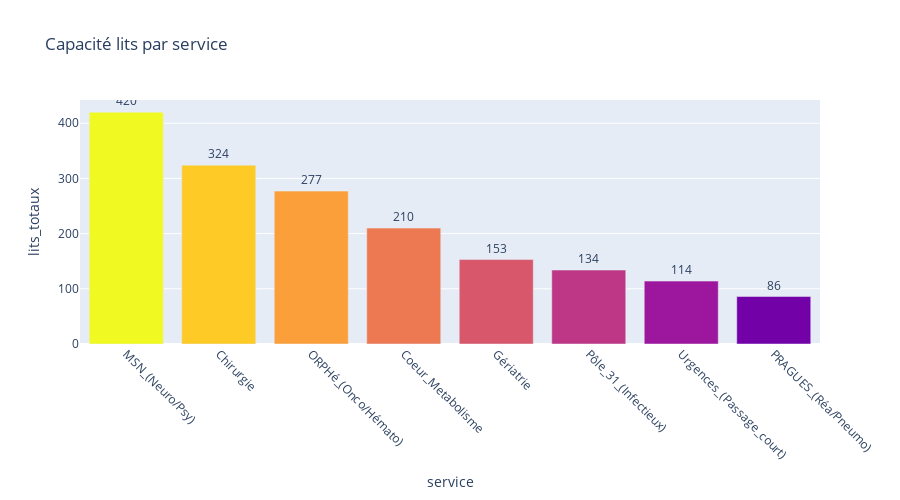

The cell this chart's notebook holds for it:
### Code cell
import plotly.express as px
import plotly.graph_objects as go
from plotly.subplots import make_subplots
import pandas as pd
import numpy as np

# ===== 1. RÉPARTITION LITS PAR SERVICE (Hover interactif) =====
lits_service = df_lits.groupby('service')['lits_totaux'].first().sort_values(ascending=False).reset_index()

fig1 = px.bar(lits_service, x='service', y='lits_totaux', 
              title="Capacité lits par service",
              text='lits_totaux', color='service',
              color_discrete_sequence=px.colors.sequential.Plasma_r)
fig1.update_traces(texttemplate='%{text:,}', textposition='outside')
fig1.update_layout(xaxis_tickangle=45, height=500, showlegend=False)
fig1.show()

### Figure 1 — Plotly figure (JSON) as saved in the notebook; plotly's stock layout.template omitted (floating-point values rounded to 4 significant figures)
{"data": [{"hovertemplate": "service=%{x}<br>lits_totaux=%{text}<extra></extra>", "legendgroup": "MSN_(Neuro/Psy)", "marker": {"color": "#f0f921", "pattern": {"shape": ""}}, "name": "MSN_(Neuro/Psy)", "orientation": "v", "showlegend": true, "text": [420.0], "textposition": "outside", "texttemplate": "%{text:,}", "type": "bar", "x": ["MSN_(Neuro/Psy)"], "xaxis": "x", "y": [420], "yaxis": "y"}, {"hovertemplate": "service=%{x}<br>lits_totaux=%{text}<extra></extra>", "legendgroup": "Chirurgie", "marker": {"color": "#fdca26", "pattern": {"shape": ""}}, "name": "Chirurgie", "orientation": "v", "showlegend": true, "text": [324.0], "textposition": "outside", "texttemplate": "%{text:,}", "type": "bar", "x": ["Chirurgie"], "xaxis": "x", "y": [324], "yaxis": "y"}, {"hovertemplate": "service=%{x}<br>lits_totaux=%{text}<extra></extra>", "legendgroup": "ORPHé_(Onco/Hémato)", "marker": {"color": "#fb9f3a", "pattern": {"shape": ""}}, "name": "ORPHé_(Onco/Hémato)", "orientation": "v", "showlegend": true, "text": [277.0], "textposition": "outside", "texttemplate": "%{text:,}", "type": "bar", "x": ["ORPHé_(Onco/Hémato)"], "xaxis": "x", "y": [277], "yaxis": "y"}, {"hovertemplate": "service=%{x}<br>lits_totaux=%{text}<extra></extra>", "legendgroup": "Coeur_Metabolisme", "marker": {"color": "#ed7953", "pattern": {"shape": ""}}, "name": "Coeur_Metabolisme", "orientation": "v", "showlegend": true, "text": [210.0], "textposition": "outside", "texttemplate": "%{text:,}", "type": "bar", "x": ["Coeur_Metabolisme"], "xaxis": "x", "y": [210], "yaxis": "y"}, {"hovertemplate": "service=%{x}<br>lits_totaux=%{text}<extra></extra>", "legendgroup": "Gériatrie", "marker": {"color": "#d8576b", "pattern": {"shape": ""}}, "name": "Gériatrie", "orientation": "v", "showlegend": true, "text": [153.0], "textposition": "outside", "texttemplate": "%{text:,}", "type": "bar", "x": ["Gériatrie"], "xaxis": "x", "y": [153], "yaxis": "y"}, {"hovertemplate": "service=%{x}<br>lits_totaux=%{text}<extra></extra>", "legendgroup": "Pôle_31_(Infectieux)", "marker": {"color": "#bd3786", "pattern": {"shape": ""}}, "name": "Pôle_31_(Infectieux)", "orientation": "v", "showlegend": true, "text": [134.0], "textposition": "outside", "texttemplate": "%{text:,}", "type": "bar", "x": ["Pôle_31_(Infectieux)"], "xaxis": "x", "y": [134], "yaxis": "y"}, {"hovertemplate": "service=%{x}<br>lits_totaux=%{text}<extra></extra>", "legendgroup": "Urgences_(Passage_court)", "marker": {"color": "#9c179e", "pattern": {"shape": ""}}, "name": "Urgences_(Passage_court)", "orientation": "v", "showlegend": true, "text": [114.0], "textposition": "outside", "texttemplate": "%{text:,}", "type": "bar", "x": ["Urgences_(Passage_court)"], "xaxis": "x", "y": [114], "yaxis": "y"}, {"hovertemplate": "service=%{x}<br>lits_totaux=%{text}<extra></extra>", "legendgroup": "PRAGUES_(Réa/Pneumo)", "marker": {"color": "#7201a8", "pattern": {"shape": ""}}, "name": "PRAGUES_(Réa/Pneumo)", "orientation": "v", "showlegend": true, "text": [86.0], "textposition": "outside", "texttemplate": "%{text:,}", "type": "bar", "x": ["PRAGUES_(Réa/Pneumo)"], "xaxis": "x", "y": [86], "yaxis": "y"}], "layout": {"barmode": "relative", "height": 500, "legend": {"title": {"text": "service"}, "tracegroupgap": 0}, "showlegend": false, "title": {"text": "Capacité lits par service"}, "xaxis": {"anchor": "y", "categoryarray": ["MSN_(Neuro/Psy)", "Chirurgie", "ORPHé_(Onco/Hémato)", "Coeur_Metabolisme", "Gériatrie", "Pôle_31_(Infectieux)", "Urgences_(Passage_court)", "PRAGUES_(Réa/Pneumo)"], "categoryorder": "array", "domain": [0, 1], "tickangle": 45, "title": {"text": "service"}}, "yaxis": {"anchor": "x", "domain": [0, 1], "title": {"text": "lits_totaux"}}}}
